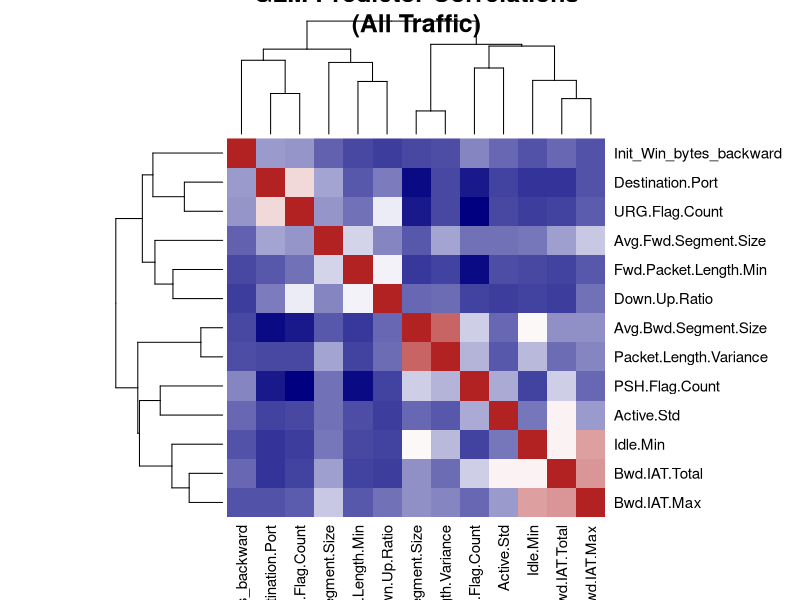
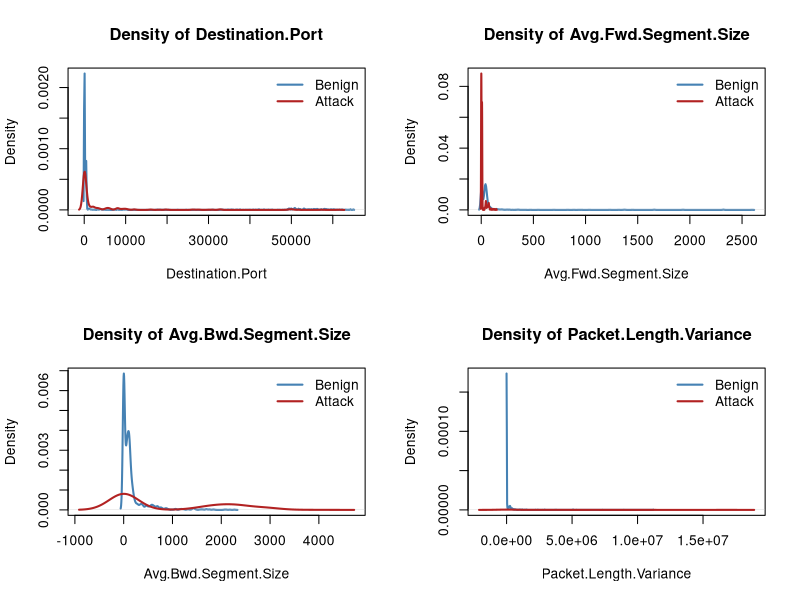
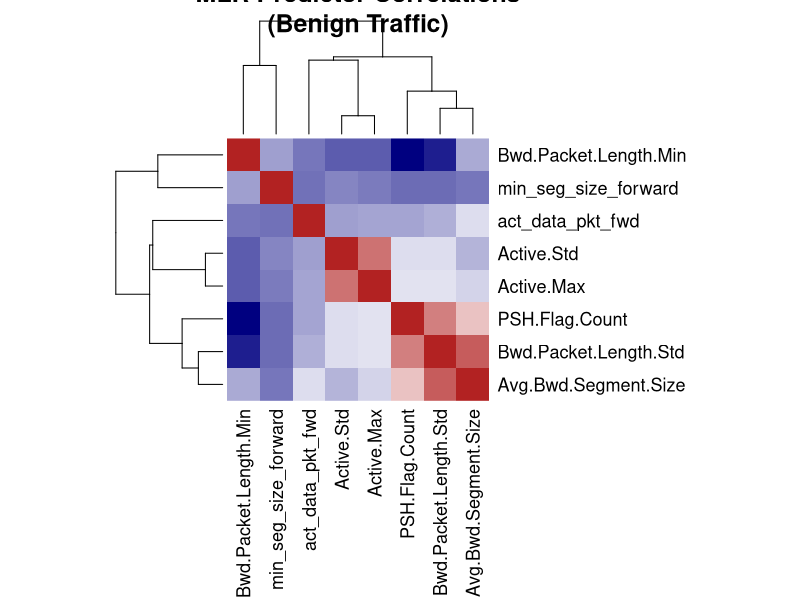
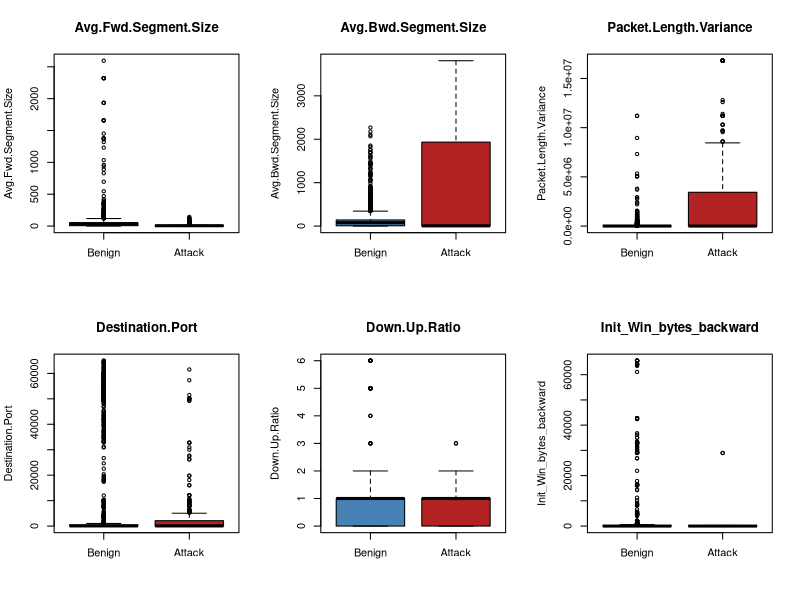

Write the R code that produced these figures, in order.
# Descriptive.R - Descriptive Statistics and Visualizations

library(readr)
library(dplyr)
library(ggplot2)

# Load data
mlr_data <- read_csv("mlr_data.csv", show_col_types = FALSE)
glm_data <- read_csv("glm_data.csv", show_col_types = FALSE)

# --- 1. Data Description ---
cat("\n========================================\n")
cat("CICIDS2017 NETWORK INTRUSION DATASET\n")
cat("========================================\n\n")

cat(sprintf("MLR dataset (benign traffic): %d rows, %d predictors + Flow.Bytes\n",
            nrow(mlr_data), ncol(mlr_data) - 1))
cat(sprintf("GLM dataset (all traffic):   %d rows, %d predictors + Attack_Flag\n\n",
            nrow(glm_data), ncol(glm_data) - 1))

# Attack rate
attack_rate <- mean(glm_data$Attack_Flag) * 100
cat(sprintf("Attack rate in GLM dataset: %.1f%%\n\n", attack_rate))

# --- 2. Summary Statistics ---

cat("--- MLR Dataset Summary (Flow.Bytes predictors, benign only) ---\n")
print(summary(mlr_data))
cat("\n")

cat("--- GLM Dataset Summary (Attack_Flag predictors, all traffic) ---\n")
print(summary(glm_data))
cat("\n")

# --- 3. Density Plots: Attack vs Benign Overlay ---

glm_data$Label <- ifelse(glm_data$Attack_Flag == 1, "Attack", "Benign")

features_to_plot <- c("Destination.Port", "Avg.Fwd.Segment.Size",
                       "Avg.Bwd.Segment.Size", "Packet.Length.Variance")

pdf("descriptive_density_plots.pdf", width = 10, height = 8)
par(mfrow = c(2, 2))
for (feat in features_to_plot) {
  benign_vals <- glm_data[[feat]][glm_data$Attack_Flag == 0]
  attack_vals <- glm_data[[feat]][glm_data$Attack_Flag == 1]

  dens_b <- density(benign_vals, na.rm = TRUE)
  dens_a <- density(attack_vals, na.rm = TRUE)

  ymax <- max(c(dens_b$y, dens_a$y))
  xrange <- range(c(dens_b$x, dens_a$x))

  plot(dens_b, main = paste("Density of", feat), xlab = feat,
       col = "steelblue", lwd = 2,
       xlim = xrange, ylim = c(0, ymax))
  lines(dens_a, col = "firebrick", lwd = 2)
  legend("topright", legend = c("Benign", "Attack"),
         col = c("steelblue", "firebrick"), lwd = 2, bty = "n")
}
par(mfrow = c(1, 1))
dev.off()
cat("Saved attack-vs-benign density plots to descriptive_density_plots.pdf\n\n")

# --- 4. Correlation Matrix ---

pdf("descriptive_correlation_plots.pdf", width = 10, height = 8)
par(mfrow = c(1, 2))

# MLR correlation
cor_mlr <- cor(mlr_data %>% select(-Flow.Bytes))
# 1. Open the file device
png(filename = "MLR_Predictor_Correlations.png", 
    width = 900,      # Slightly wider to accommodate text
    height = 900, 
    res = 130)        # Higher resolution for sharper text

# 2. Run heatmap with internal margin scaling
heatmap(cor_mlr, 
        symm = TRUE, 
        main = "MLR Predictor Correlations\n(Benign Traffic)",
        col = colorRampPalette(c("navy", "white", "firebrick"))(100),
        margins = c(12, 12)) # Bumps up bottom and right margins internally

# 3. Save the file
dev.off()


# GLM correlation
cor_glm <- cor(glm_data %>% select(-Attack_Flag, -Label))
heatmap(cor_glm, symm = TRUE, main = "GLM Predictor Correlations\n(All Traffic)",
        col = colorRampPalette(c("navy", "white", "firebrick"))(100))

par(mfrow = c(1, 1))
dev.off()
cat("Saved correlation heatmaps to descriptive_correlation_plots.pdf\n\n")

# --- 5. Categorical Relationship: Port Category vs Attack_Flag ---
# IANA port ranges: well-known (0-1023), registered (1024-49151), dynamic (49152-65535).
# Two categorical variables: Port_Category (predictor) and Attack_Flag (response).

glm_data$Port_Category <- cut(
  glm_data$Destination.Port,
  breaks = c(-Inf, 1023, 49151, Inf),
  labels = c("Well-known", "Registered", "Dynamic")
)

port_attack_tab <- table(
  Port_Category = glm_data$Port_Category,
  Attack        = ifelse(glm_data$Attack_Flag == 1, "Yes", "No")
)
cat("--- Port Category vs Attack_Flag (counts) ---\n")
print(port_attack_tab)
cat("\n--- Row-wise attack rate by port category (%) ---\n")
print(round(prop.table(port_attack_tab, 1) * 100, 1))

chi <- chisq.test(port_attack_tab)
cat(sprintf("\nChi-square test: X^2 = %.2f, df = %d, p = %.3e\n\n",
            chi$statistic, chi$parameter, chi$p.value))

# --- 6. Comparative Benign vs Attack Distributions ---

top_features <- c("Avg.Fwd.Segment.Size", "Avg.Bwd.Segment.Size",
                  "Packet.Length.Variance", "Destination.Port",
                  "Down.Up.Ratio", "Init_Win_bytes_backward")

pdf("descriptive_boxplots.pdf", width = 10, height = 7)
par(mfrow = c(2, 3))
for (feat in top_features) {
  boxplot(glm_data[[feat]] ~ glm_data$Attack_Flag,
          names = c("Benign", "Attack"),
          main  = feat,
          ylab  = feat,
          xlab  = "",
          col   = c("steelblue", "firebrick"))
}
par(mfrow = c(1, 1))
dev.off()
cat("Saved comparative boxplots to descriptive_boxplots.pdf\n\n")

group_stats <- glm_data %>%
  group_by(Attack_Flag) %>%
  summarise(across(all_of(top_features),
                   list(mean = ~mean(.x, na.rm = TRUE),
                        sd   = ~sd(.x,   na.rm = TRUE)))) %>%
  as.data.frame()

cat("--- Group means and SDs (Attack_Flag: 0 = Benign, 1 = Attack) ---\n")
print(group_stats)

cat("\n=== Descriptive analysis complete ===\n")
